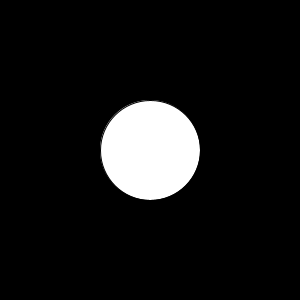
Frame 1 (no input)
Frame 60 (the mouse pressed at the canvas centre just before this capture): identical to frame 1, image omitted
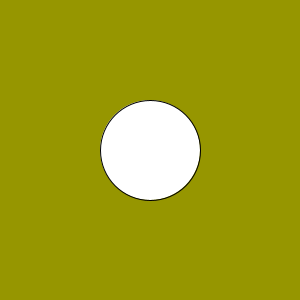
Frame 120 (the mouse held since frame 60 and released just before this capture)

The Processing sketch that drew these frames (run headless with seeded random() and noise(); from frame 60 on, the mouse is pressed at the canvas centre):

// Processing sketch: Animation_Practice
// ── Animation_Practice.pde
int x = 0;

void setup(){
  size(300,300);
}

void draw() {
  background(mouseX,mouseY,0);
  ellipse(150,150,100,100);
 // x = x + 1;
}
